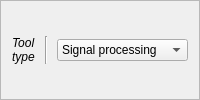
                <widget class="QFrame" name="frame_2">
                 <property name="frameShape">
                  <enum>QFrame::StyledPanel</enum>
                 </property>
                 <property name="frameShadow">
                  <enum>QFrame::Raised</enum>
                 </property>
                 <layout class="QGridLayout" name="gridLayout_26">
                  <item row="0" column="1">
                   <widget class="Line" name="line_39">
                    <property name="minimumSize">
                     <size>
                      <width>10</width>
                      <height>0</height>
                     </size>
                    </property>
                    <property name="orientation">
                     <enum>Qt::Vertical</enum>
                    </property>
                   </widget>
                  </item>
                  <item row="0" column="0">
                   <widget class="QLabel" name="label_78">
                    <property name="font">
                     <font>
                      <italic>true</italic>
                     </font>
                    </property>
                    <property name="text">
                     <string>Tool
type</string>
                    </property>
                   </widget>
                  </item>
                  <item row="0" column="2">
                   <widget class="QComboBox" name="_tool_pick">
                    <property name="toolTip">
                     <string>&lt;html&gt;&lt;head/&gt;&lt;body&gt;&lt;p&gt;Select the panel type to control&lt;/p&gt;&lt;/body&gt;&lt;/html&gt;</string>
                    </property>
                    <item>
                     <property name="text">
                      <string>Signal processing</string>
                     </property>
                    </item>
                    <item>
                     <property name="text">
                      <string>Re-referencing</string>
                     </property>
                    </item>
                   </widget>
                  </item>
                  <item row="1" column="2">
                   <spacer name="horizontalSpacer_47">
                    <property name="orientation">
                     <enum>Qt::Horizontal</enum>
                    </property>
                    <property name="sizeHint" stdset="0">
                     <size>
                      <width>40</width>
                      <height>0</height>
                     </size>
                    </property>
                   </spacer>
                  </item>
                 </layout>
                </widget>
